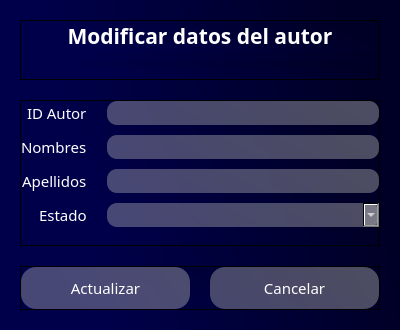
<?xml version="1.0" encoding="UTF-8"?>
<ui version="4.0">
 <class>Dialog</class>
 <widget class="QDialog" name="Dialog">
  <property name="geometry">
   <rect>
    <x>0</x>
    <y>0</y>
    <width>400</width>
    <height>330</height>
   </rect>
  </property>
  <property name="windowTitle">
   <string>Modificar autor</string>
  </property>
  <property name="windowIcon">
   <iconset>
    <normaloff>../icons/book.png</normaloff>../icons/book.png</iconset>
  </property>
  <property name="whatsThis">
   <string/>
  </property>
  <property name="styleSheet">
   <string notr="true"/>
  </property>
  <property name="modal">
   <bool>true</bool>
  </property>
  <layout class="QVBoxLayout" name="verticalLayout">
   <property name="spacing">
    <number>0</number>
   </property>
   <property name="leftMargin">
    <number>0</number>
   </property>
   <property name="topMargin">
    <number>0</number>
   </property>
   <property name="rightMargin">
    <number>0</number>
   </property>
   <property name="bottomMargin">
    <number>0</number>
   </property>
   <item>
    <widget class="QWidget" name="widget" native="true">
     <property name="styleSheet">
      <string notr="true">background-color: qlineargradient(spread:pad, x1:1, y1:0.363, x2:0, y2:0.528864, stop:0.0696517 rgba(0, 0, 38, 255), stop:0.81592 rgba(0, 0, 74, 255));</string>
     </property>
     <layout class="QVBoxLayout" name="verticalLayout_2" stretch="2,7,1">
      <property name="spacing">
       <number>20</number>
      </property>
      <property name="leftMargin">
       <number>20</number>
      </property>
      <property name="topMargin">
       <number>20</number>
      </property>
      <property name="rightMargin">
       <number>20</number>
      </property>
      <property name="bottomMargin">
       <number>20</number>
      </property>
      <item>
       <widget class="QFrame" name="header">
        <property name="font">
         <font>
          <family>Candara</family>
          <pointsize>14</pointsize>
          <weight>75</weight>
          <bold>true</bold>
         </font>
        </property>
        <property name="frameShape">
         <enum>QFrame::StyledPanel</enum>
        </property>
        <property name="frameShadow">
         <enum>QFrame::Raised</enum>
        </property>
        <layout class="QVBoxLayout" name="verticalLayout_3" stretch="5,5">
         <property name="spacing">
          <number>10</number>
         </property>
         <property name="leftMargin">
          <number>0</number>
         </property>
         <property name="topMargin">
          <number>0</number>
         </property>
         <property name="rightMargin">
          <number>0</number>
         </property>
         <property name="bottomMargin">
          <number>0</number>
         </property>
         <item>
          <widget class="QLabel" name="lblTitulo">
           <property name="font">
            <font>
             <family>Candara</family>
             <pointsize>16</pointsize>
             <weight>75</weight>
             <bold>true</bold>
            </font>
           </property>
           <property name="styleSheet">
            <string notr="true">color: rgb(255, 255, 255);</string>
           </property>
           <property name="text">
            <string>Modificar datos del autor</string>
           </property>
           <property name="alignment">
            <set>Qt::AlignCenter</set>
           </property>
          </widget>
         </item>
         <item>
          <widget class="QLabel" name="lblWarning">
           <property name="font">
            <font>
             <family>Candara</family>
             <pointsize>10</pointsize>
            </font>
           </property>
           <property name="styleSheet">
            <string notr="true">color: rgb(255, 0, 0);</string>
           </property>
           <property name="text">
            <string/>
           </property>
           <property name="alignment">
            <set>Qt::AlignCenter</set>
           </property>
          </widget>
         </item>
        </layout>
       </widget>
      </item>
      <item>
       <widget class="QFrame" name="content">
        <property name="frameShape">
         <enum>QFrame::StyledPanel</enum>
        </property>
        <property name="frameShadow">
         <enum>QFrame::Raised</enum>
        </property>
        <layout class="QHBoxLayout" name="horizontalLayout" stretch="0">
         <property name="spacing">
          <number>10</number>
         </property>
         <property name="leftMargin">
          <number>0</number>
         </property>
         <property name="topMargin">
          <number>0</number>
         </property>
         <property name="rightMargin">
          <number>0</number>
         </property>
         <property name="bottomMargin">
          <number>0</number>
         </property>
         <item>
          <layout class="QFormLayout" name="formLayout">
           <property name="labelAlignment">
            <set>Qt::AlignRight|Qt::AlignTrailing|Qt::AlignVCenter</set>
           </property>
           <property name="horizontalSpacing">
            <number>20</number>
           </property>
           <property name="verticalSpacing">
            <number>10</number>
           </property>
           <item row="1" column="0">
            <widget class="QLabel" name="lblNombres">
             <property name="font">
              <font>
               <family>Candara</family>
               <pointsize>11</pointsize>
              </font>
             </property>
             <property name="styleSheet">
              <string notr="true">color: rgb(255, 255, 255);
background-color: none;</string>
             </property>
             <property name="text">
              <string>Nombres</string>
             </property>
            </widget>
           </item>
           <item row="1" column="1">
            <widget class="QLineEdit" name="txtNombres">
             <property name="font">
              <font>
               <family>Candara</family>
               <pointsize>11</pointsize>
              </font>
             </property>
             <property name="styleSheet">
              <string notr="true">background-color: qlineargradient(spread:pad, x1:1, y1:0.363, x2:0, y2:0.528864, stop:0.0696517 rgba(184, 184, 184, 105), stop:0.81592 rgba(195, 195, 195, 94));

border-radius: 10px;
color: rgb(255, 255, 255);
padding-left: 10px;</string>
             </property>
            </widget>
           </item>
           <item row="2" column="0">
            <widget class="QLabel" name="lblApellidos">
             <property name="font">
              <font>
               <family>Candara</family>
               <pointsize>11</pointsize>
              </font>
             </property>
             <property name="styleSheet">
              <string notr="true">color: rgb(255, 255, 255);
background-color: none;</string>
             </property>
             <property name="text">
              <string>Apellidos</string>
             </property>
            </widget>
           </item>
           <item row="2" column="1">
            <widget class="QLineEdit" name="txtApellidos">
             <property name="font">
              <font>
               <family>Candara</family>
               <pointsize>11</pointsize>
              </font>
             </property>
             <property name="styleSheet">
              <string notr="true">background-color: qlineargradient(spread:pad, x1:1, y1:0.363, x2:0, y2:0.528864, stop:0.0696517 rgba(184, 184, 184, 105), stop:0.81592 rgba(195, 195, 195, 94));

border-radius: 10px;
color: rgb(255, 255, 255);
padding-left: 10px;</string>
             </property>
            </widget>
           </item>
           <item row="3" column="0">
            <widget class="QLabel" name="lblEstado">
             <property name="font">
              <font>
               <family>Candara</family>
               <pointsize>11</pointsize>
              </font>
             </property>
             <property name="styleSheet">
              <string notr="true">color: rgb(255, 255, 255);
background-color: none;</string>
             </property>
             <property name="text">
              <string>Estado</string>
             </property>
            </widget>
           </item>
           <item row="0" column="0">
            <widget class="QLabel" name="lblidAutor">
             <property name="font">
              <font>
               <family>Candara</family>
               <pointsize>11</pointsize>
              </font>
             </property>
             <property name="styleSheet">
              <string notr="true">color: rgb(255, 255, 255);
background-color: none;</string>
             </property>
             <property name="text">
              <string>ID Autor</string>
             </property>
            </widget>
           </item>
           <item row="0" column="1">
            <widget class="QLineEdit" name="txtidAutor">
             <property name="font">
              <font>
               <family>Candara</family>
               <pointsize>11</pointsize>
              </font>
             </property>
             <property name="styleSheet">
              <string notr="true">background-color: qlineargradient(spread:pad, x1:1, y1:0.363, x2:0, y2:0.528864, stop:0.0696517 rgba(184, 184, 184, 105), stop:0.81592 rgba(195, 195, 195, 94));

border-radius: 10px;
color: rgb(255, 255, 255);
padding-left: 10px;</string>
             </property>
             <property name="readOnly">
              <bool>true</bool>
             </property>
             <property name="placeholderText">
              <string/>
             </property>
            </widget>
           </item>
           <item row="3" column="1">
            <widget class="QComboBox" name="cbEstado">
             <property name="font">
              <font>
               <family>Candara</family>
               <pointsize>11</pointsize>
              </font>
             </property>
             <property name="styleSheet">
              <string notr="true">background-color: qlineargradient(spread:pad, x1:1, y1:0.363, x2:0, y2:0.528864, stop:0.0696517 rgba(184, 184, 184, 105), stop:0.81592 rgba(195, 195, 195, 94));

border-radius: 10px;
color: rgb(255, 255, 255);
padding-left: 10px;</string>
             </property>
            </widget>
           </item>
          </layout>
         </item>
        </layout>
       </widget>
      </item>
      <item>
       <widget class="QFrame" name="footer">
        <property name="frameShape">
         <enum>QFrame::StyledPanel</enum>
        </property>
        <property name="frameShadow">
         <enum>QFrame::Raised</enum>
        </property>
        <layout class="QHBoxLayout" name="horizontalLayout_2">
         <property name="spacing">
          <number>20</number>
         </property>
         <property name="leftMargin">
          <number>0</number>
         </property>
         <property name="topMargin">
          <number>0</number>
         </property>
         <property name="rightMargin">
          <number>0</number>
         </property>
         <property name="bottomMargin">
          <number>0</number>
         </property>
         <item>
          <widget class="QPushButton" name="btnActualizar">
           <property name="font">
            <font>
             <family>Candara</family>
             <pointsize>11</pointsize>
            </font>
           </property>
           <property name="cursor">
            <cursorShape>PointingHandCursor</cursorShape>
           </property>
           <property name="toolTip">
            <string>Actualizar</string>
           </property>
           <property name="styleSheet">
            <string notr="true">QPushButton#btnActualizar{
	background-color: qlineargradient(spread:pad, x1:1, y1:0.363, x2:0, y2:0.528864, stop:0.0696517 rgba(184, 184, 184, 105), stop:0.81592 rgba(195, 195, 195, 94));
	
	color: rgba(255, 255, 255);
	border-radius: 15px;
	padding: 10px;
}

QPushButton#btnActualizar:hover{
	background-color: qlineargradient(spread:pad, x1:1, y1:0.363, x2:0, y2:0.528864, stop:0.0696517 rgba(150, 150, 150, 255), stop:0.81592 rgba(201, 201, 201, 255));
}

QPushButton#btnActualizar:pressed{
	background-color: rgb(173, 173, 173);
}</string>
           </property>
           <property name="text">
            <string>Actualizar</string>
           </property>
          </widget>
         </item>
         <item>
          <widget class="QPushButton" name="btnCancelar">
           <property name="font">
            <font>
             <family>Candara</family>
             <pointsize>11</pointsize>
            </font>
           </property>
           <property name="cursor">
            <cursorShape>PointingHandCursor</cursorShape>
           </property>
           <property name="toolTip">
            <string>Cancelar</string>
           </property>
           <property name="styleSheet">
            <string notr="true">QPushButton#btnCancelar{
	background-color: qlineargradient(spread:pad, x1:1, y1:0.363, x2:0, y2:0.528864, stop:0.0696517 rgba(184, 184, 184, 105), stop:0.81592 rgba(195, 195, 195, 94));
	
	color: rgba(255, 255, 255);
	border-radius: 15px;
	padding: 10px;
}

QPushButton#btnCancelar:hover{
	background-color: qlineargradient(spread:pad, x1:1, y1:0.363, x2:0, y2:0.528864, stop:0.0696517 rgba(150, 150, 150, 255), stop:0.81592 rgba(201, 201, 201, 255));
}

QPushButton#btnCancelar:pressed{
	background-color: rgb(173, 173, 173);
}</string>
           </property>
           <property name="text">
            <string>Cancelar</string>
           </property>
          </widget>
         </item>
        </layout>
       </widget>
      </item>
     </layout>
    </widget>
   </item>
  </layout>
 </widget>
 <resources/>
 <connections/>
</ui>
